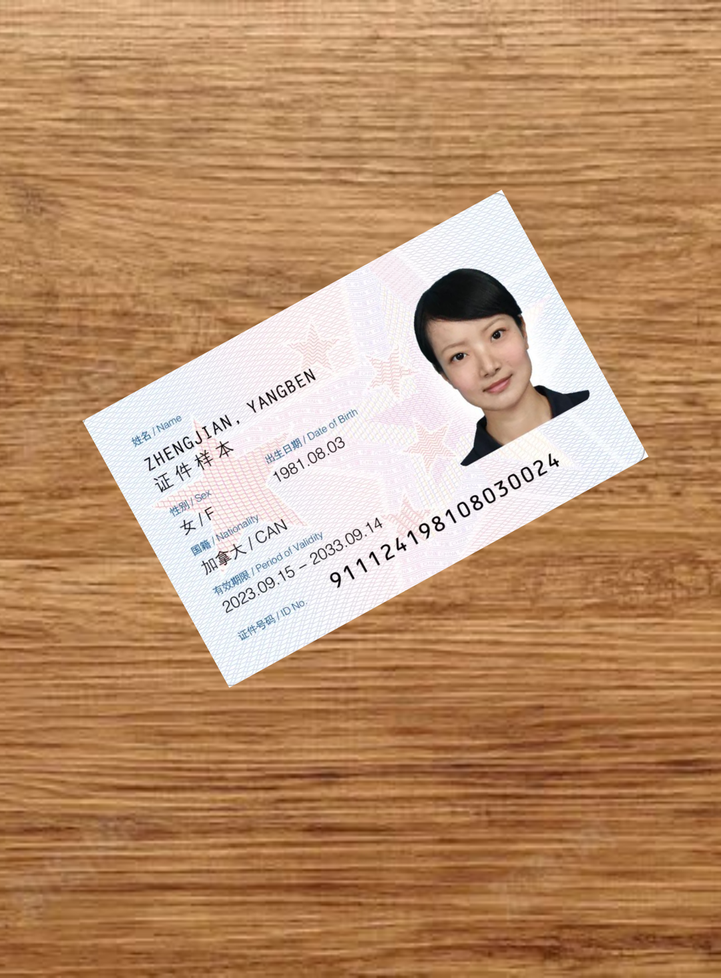
#> input picture 图像透视变换/img/test1.png, 721 x 978 px, shrunk from 1080 x 1464 before the run
$ python example1.py
#> lines starting #> are read from the running program, lines starting #| are printed output that depends on the picture; after the words box and inside, x2 and y2 are one past the last pixel; in counts of white or black regions, pixels touching at a corner belong together
# -*- coding: utf-8 -*-
# 通过轮廓检测 确定坐标
import cv2
import numpy as np

img = cv2.imread('img/test1.png')
#> img is the input picture: shape (978, 721, 3); mean B, G, R 109.6, 144.8, 186

gray = cv2.cvtColor(img, cv2.COLOR_BGR2GRAY)
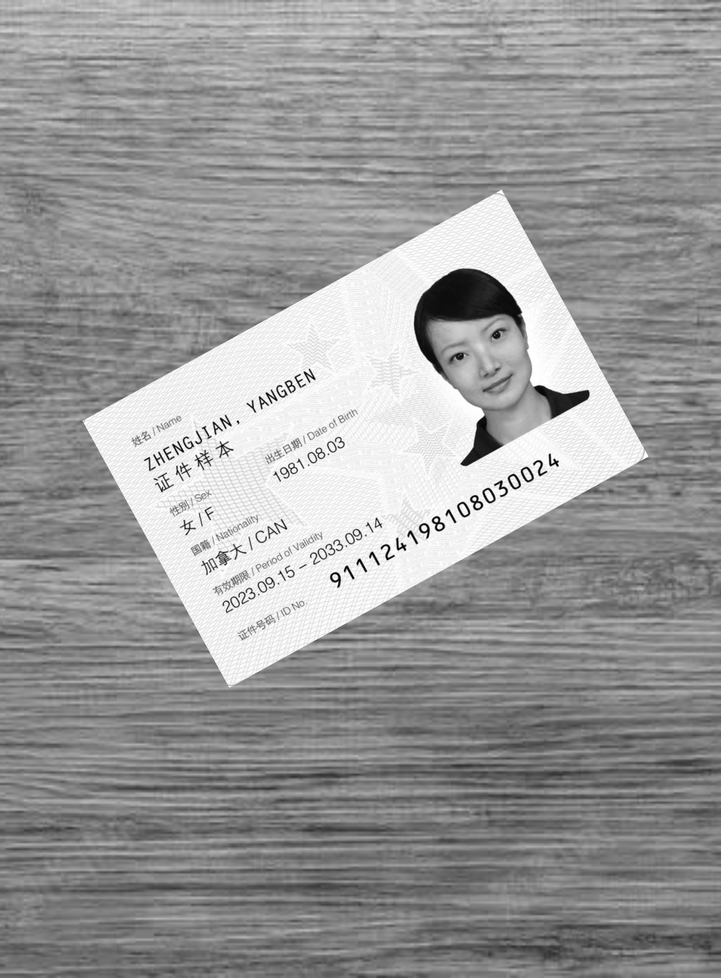
#> gray: shape (978, 721); min 0, max 255, mean 153.1
ret, thresh =cv2.threshold(gray, 200, 255, cv2.THRESH_BINARY)
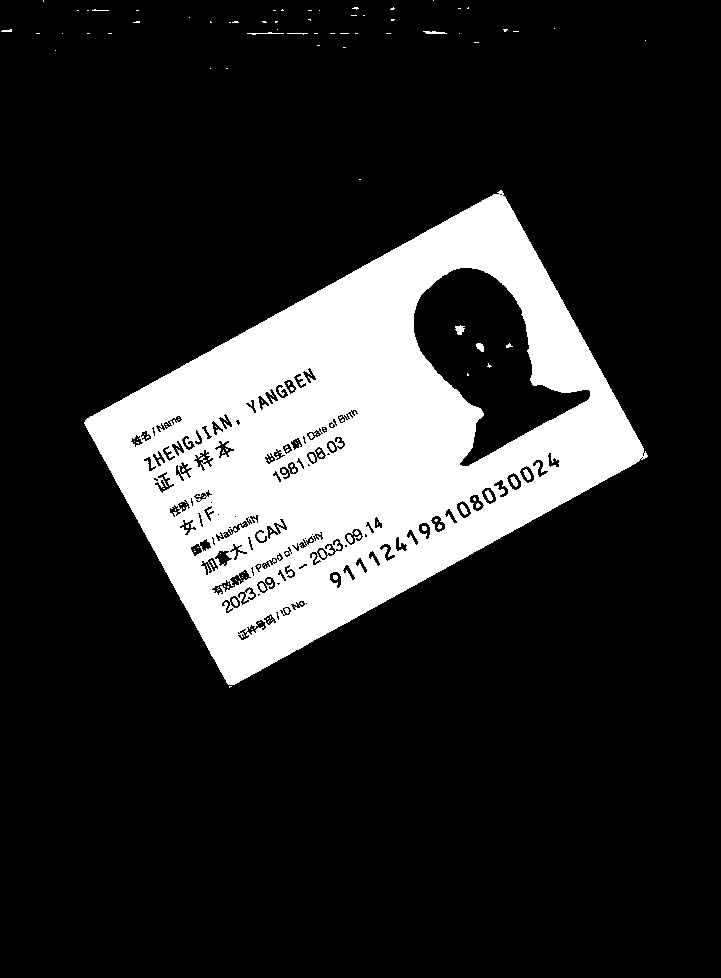
#> thresh: shape (978, 721); 17.5% white; 146 white regions (127 under 20 px)
contours, hierarchy = cv2.findContours(thresh, cv2.RETR_TREE, cv2.CHAIN_APPROX_SIMPLE)
#> contours = 306 contours, 174 with area under 20; largest, box (x1, y1, x2, y2) and area: (84, 190, 648, 685) 144976, (413, 267, 591, 467) 16407, (211, 569, 252, 596) 344, (193, 449, 214, 472) 197, (344, 528, 364, 546) 192
for cnt in contours:
    area = cv2.contourArea(cnt)
    if area < 500:
        continue
    approx = cv2.approxPolyDP(cnt, 0.01*cv2.arcLength(cnt, True), True)
    area = cv2.contourArea(cnt)
    if len(approx) == 4:
        left_top = approx[1][0]
        right_top = approx[0][0]
        left_bottom = approx[2][0]
        right_bottom = approx[3][0]
        pt1 = np.float32([left_top, right_top, left_bottom, right_bottom])
        w = np.linalg.norm(left_top-right_top).astype(int)
        h = np.linalg.norm(left_top-left_bottom).astype(int)
        pt2 = np.float32([[0,0],[w,0],[0,h],[w,h]])
        M = cv2.getPerspectiveTransform(pt1, pt2)
        dst = cv2.warpPerspective(img, M, (w,h))
        cv2.imshow('dst', dst)
        cv2.circle(img, tuple(approx[0][0]), 10, (0, 0, 255), -1)
        cv2.circle(img, tuple(approx[1][0]), 10, (255, 0, 0), -1)
        cv2.circle(img, tuple(approx[2][0]), 10, (0, 255, 0), -1)
        cv2.circle(img, tuple(approx[3][0]), 10, (0, 0, 0), -1)
#> this loop made 306 passes
#> (approx, pt1, w, h, pt2) on pass 2: ([[501, 190], [85, 420], [228, 684], [647, 456]], [[85, 420], [501, 190], [228, 684], [647, 456]], 475, 300, [[0, 0], [475, 0], [0, 300], [475, 300]])
#> pass 2, `dst = cv2.warpPerspective(img, M, (w,h))`:
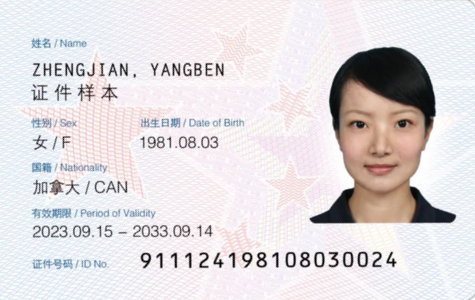
#> dst: shape (300, 475, 3); mean B, G, R 221, 218.7, 223.4
#> after the loop:
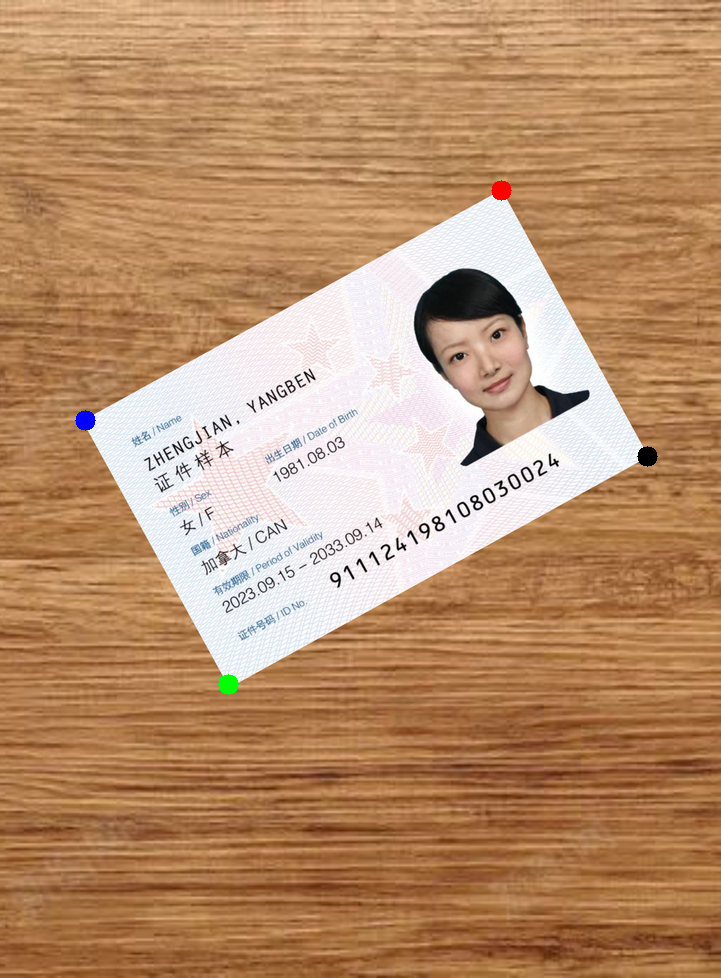
#> img: shape (978, 721, 3); 0.18% of pixels changed, all inside (x1, y1, x2, y2) = (75, 180, 658, 695)
cv2.imshow('thresh', thresh)

cv2.imshow('image', img)
cv2.waitKey()
